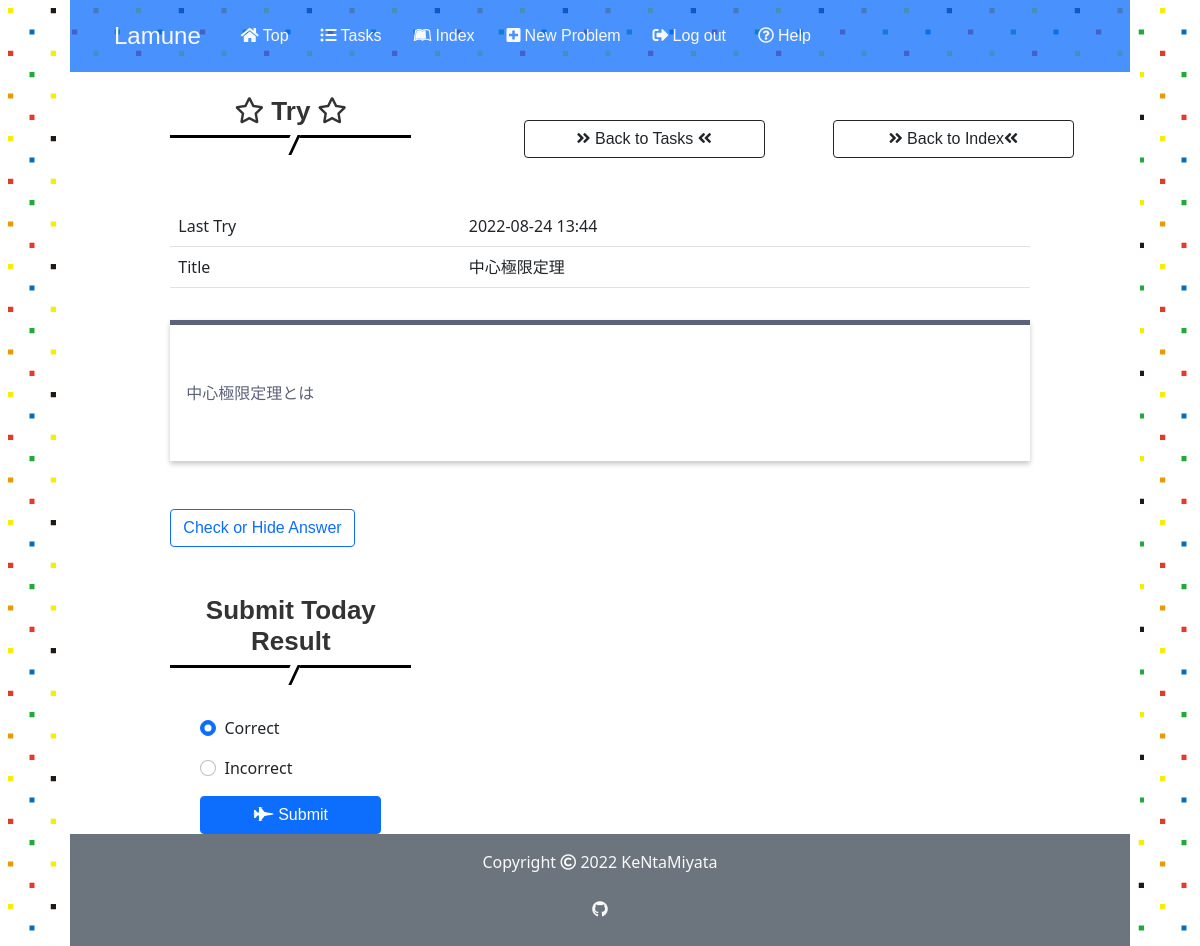
Screenshot of /3/29/trytry (signed in) with the database file from the repository.
### app.py (models this page shows)
class Problem(db.Model):
    id = db.Column(db.Integer, primary_key=True)
    user_id = db.Column(db.Integer, db.ForeignKey('user.id'), nullable=False)
    title = db.Column(db.String(50), nullable=False)
    body = db.Column(db.String(500), nullable=False)
    answer = db.Column(db.String(500), nullable=False)
    stage = db.Column(db.Integer, default=0)
    last_time = db.Column(db.DateTime, nullable=False,
                          default=datetime.datetime.now(pytz.timezone('Asia/Tokyo')))
    created_at = db.Column(db.DateTime, nullable=False,
                           default=datetime.datetime.now(pytz.timezone('Asia/Tokyo')))
    solved_history = db.Column(db.String)

### app.py (the view, shortened to what this page needs)
@app.route('/<int:user_id>/<int:problem_id>/trytry', methods=["GET", "POST"])
@login_required
def trytry(user_id, problem_id):
    if user_id != current_user.id:
        return apology("You can't look this page! Get out!", 401)
    else:
        problem = Problem.query.get(problem_id)
        return render_template("trytry.html", problem=problem, user=current_user)

### app.py (called while the page is built)
@app.before_request
def before_request():
    session.permanent = True
    app.permanent_session_lifetime = datetime.timedelta(minutes=30)
    session.modified = True

@login_manager.user_loader
def load_user(user_id):
    return User.query.get(int(user_id))

### helpers.py (called while the page is built)
def show_datetime(t):
    return t.strftime('%Y-%m-%d %H:%M')

### templates/trytry.html (shortened to what this page needs)
{% extends "layout.html" %}
{% block main%}
<div class="row">
    <div class="col-xl-3 col-md-4 col-12 offset-md-1 mt-4">
        <h2><i class="far fa-star"></i> Try <i class="far fa-star"></i></h2>
    </div>
    <div class="col-md-3 offset-md-1 mt-5 d-none d-md-block">
        <a href="/{{ user.id }}/{{ problem.id }}/tasks" class="btn btn-outline-dark btn--radius btn--cubic d-none d-md-block"><i class="fas fa-angle-double-right fa-position-left"></i> Back to Tasks <i class="fas fa-angle-double-left fa-position-right"></i></a>
    </div>
    <div class="col-md-3 mx-auto mt-5 d-none d-md-block">
        <a href="/{{user.id}}/tasks" class="btn btn-outline-dark btn--radius btn--cubic d-none d-md-block"><i class="fas fa-angle-double-right fa-position-left"></i> Back to Index<i class="fas fa-angle-double-left fa-position-right"></i></a>
    </div>
</div>
<div class="row">
    <div class="col-10 mx-auto mt-5 text-start">
        <table class="table text-start">
            <tbody>
                <tr>
                    <td>Last Try</td><td>{{ problem.last_time | show_datetime }}</td>
                </tr>
                <tr>
                    <td>Title</td><td>{{ problem.title }}</td>
                </tr>
            </tbody>
        </table>
        <div class="problem_box long_text">
            <p>{{ problem.body }}</p>
        </div>
    </div>
    <div class="col-10 mx-auto mt-3 text-start">
        <input type="button" class="btn btn-outline-primary" value="Check or Hide Answer" onclick="show_answer()" />
    </div>
    <div class="col-xl-3 col-md-4 col-12 offset-md-1 mt-5">
        <h2>Submit Today Result </h2>
        <form action="/{{ user.id }}/{{ problem.id }}/trytry" method="POST" class="mx-auto mt-5 w-75 text-start">
            <div class="form-check mb-3">
                <input class="form-check-input" name="result" type="radio" value="Correct" checked>
                <label class="form-check-label">Correct</label>
            </div>
            <div class="form-check mb-3">
                <input class="form-check-input" name="result" type="radio" value="Incorrect">
                <label class="form-check-label">Incorrect</label>
            </div>
            <div>
                <button class="btn btn-primary col-12" type="submit" ><i class="fas fa-fighter-jet"></i> Submit</button>
            </div>
        </form>
    </div>
</div>
{% endblock %}

### static/stylesheet/styles.css (style rules this page uses)
* { padding: 0; margin: 0; box-sizing: border-box; }
a { text-decoration: none; }
.row { margin-left: 0; margin-right: 0; }
body { width: 90%; height: 100%; margin: 0 auto; background-image: url(../images/lamune_side_back.jpg); }
h1, h2, h3, .navbar-brand, .nav-link, .btn { font-family: Chalkduster, "Bradley Hand", "Segoe Print", sans-serif; }
h2 { position: relative; padding-bottom: 0.5rem; border-bottom: 3px solid black; background-color: white; color: #333; font-weight: bold; font-size: 26px; }
h2:before { position: absolute; top: 100%; left: 50%; transform: translateX(-50%) skew(-25deg); height: 20px; width: 10px; border-right: 3px solid black; background-color: white; content: ""; }
.problem_box { padding: 0.5em 1em; margin: 2em 0; color: #5d627b; background: white; border-top: solid 5px #5d627b; box-shadow: 0 3px 5px rgba(0, 0, 0, 0.22); }
.problem_box p { margin: 0; padding: 0; }
.long_text { white-space: pre-wrap; }

### rows the page displays
Problem: last_time|show_datetime "2022-08-24 13:44", title "中心極限定理", body "中心極限定理とは"
